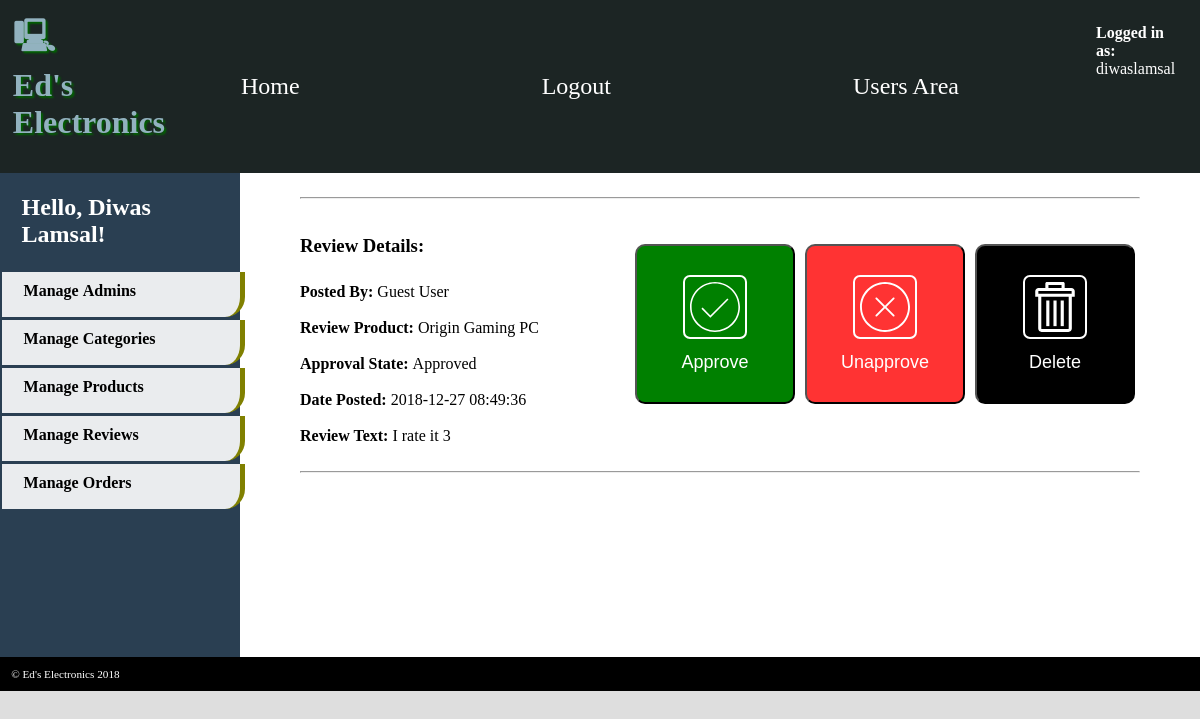
Page /Assignment/Admin/Reviews/viewreviews.php?edit=44 (signed in) on the committed database.
### tables this page shows
CREATE TABLE `users` (
  `user_id` int(5) NOT NULL,
  `fullname` varchar(255) NOT NULL,
  `username` varchar(50) NOT NULL,
  `email` varchar(255) NOT NULL,
  `password` varchar(255) NOT NULL,
  `type` varchar(10) NOT NULL DEFAULT 'customer',
  `notifications` varchar(10) NOT NULL
);

CREATE TABLE `reviews` (
  `review_id` int(5) NOT NULL,
  `user_id` int(5) NOT NULL,
  `product_id` int(5) NOT NULL,
  `review_text` text NOT NULL,
  `date_posted` date NOT NULL,
  `approved` varchar(30) NOT NULL DEFAULT 'no'
);

CREATE TABLE `products` (
  `product_id` int(5) NOT NULL,
  `category_id` int(5) NOT NULL,
  `user_id` int(5) NOT NULL,
  `title` varchar(255) NOT NULL,
  `manufacturer` varchar(255) NOT NULL,
  `price` decimal(10,2) NOT NULL,
  `description` text NOT NULL,
  `image` longblob NOT NULL,
  `featured` varchar(5) NOT NULL DEFAULT 'no',
  `date_posted` datetime NOT NULL
);

### Assignment/Admin/Reviews/viewreviews.php (the view, shortened to what this page needs)
 <?php require '../Divisions/adminheader.php';?>
<?php
  if(isset($_GET['edit'])){
      $stmt = $pdo->prepare('SELECT *, users.fullname, products.title FROM reviews
                              INNER JOIN users ON reviews.user_id = users.user_id
                              INNER JOIN products ON products.product_id = reviews.product_id
                              WHERE review_id = :review_id');
      $arr = ['review_id'=>$_GET['edit']];
      $stmt->execute($arr);
      $review = $stmt->fetch();
  }
?>
<hr>
<a href = "./viewreviews.php?<?php echo 'edit='.$review['review_id'].'&action=delete';?>">
  <button class = "viewButton editButton" style="margin-top:45px; background: black;">
    <img src = "../Images/rubbish-bin.svg" class = "btnImg"><br>Delete</button>
</a>
<a href = "./viewreviews.php?<?php echo 'edit='.$review['review_id'].'&action=unapprove';?>">
  <button class = "viewButton deleteButton" style="margin-top:45px;">
    <img src = "../Images/error.svg" class = "btnImg"><br>Unapprove</button>
</a>
<a href = "./viewreviews.php?<?php echo 'edit='.$review['review_id'].'&action=approve';?>">
  <button class = "viewButton editButton" style="margin-top:45px; background: green;">
    <img src = "../Images/tick-inside-a-circle.svg" class = "btnImg"><br>Approve</button>
</a>
<br>
<br>
  <h3>Review Details: </h3>
  <br>
  <p>
    <b>Posted By: </b><?php echo$review['fullname'];?><br><br>
    <b>Review Product: </b><?php echo$review['title'];?><br><br>
    <b>Approval State: </b><?php if($review['approved']=="yes")echo "Approved"; else echo"Not Approved"; ?><br><br>
    <b>Date Posted: </b><?php echo$review['date_posted'];?><br><br>
    <b>Review Text: </b><?php echo$review['review_text'];?><br><br>
  </p>
<hr>
 <?php
   require '../Divisions/adminsidebar.php';
   require '../../Divisions/footer.php';
 ?>

### Assignment/Admin/Divisions/adminheader.php (shortened to what this page needs)
<?php
  $server = 'localhost';
  $username = 'root';
  $password = '';
  $schema = 'diwas_assignment';
  $pdo = new PDO('mysql:dbname=' . $schema . ';host=' . $server, $username, $password,
								  [PDO::ATTR_ERRMODE => PDO::ERRMODE_EXCEPTION]);
  if(isset($_SESSION['loggedin'])){
		$user = $pdo->prepare('SELECT * FROM users WHERE user_id = :user_id');
    $criteria=[
      'user_id'=>$_SESSION['loggedin']
    ];
    $user->execute($criteria);
    $loggedin = $user->fetch();
  }
?>
<!doctype html>
<html>
	<head>
		<link rel="stylesheet" href="../../Style/electronics.css" type="text/css"/>
    <link rel="stylesheet" href="../Divisions/adminstyle.css" type="text/css"/>
	</head>
	<body>
		<header>
			<h1>Ed's Electronics</h1>
			<ul>
				<li><a href="../Dashboard">Home</a></li>
        <li> <a href = "../../logout.php">Logout</a></li>
        <li><a href = "../../" target= "_blank">Users Area</a></li>
			</ul>
			<address>
				<p><?php
          if(isset($_SESSION['loggedin'])){
            echo'<b>Logged in as:</b> '.$loggedin['username'];
          }?>
			</address>
		</header>
    <main>

### Assignment/Admin/Divisions/adminsidebar.php
</main>
		<aside>
      <div class = "adminSidebar">
        <h1>Hello, <?php if(isset($_SESSION['loggedin']))echo $loggedin['fullname'];?>!</h1>
        <div class = "sidebaroption manageAdmin">
          <a href = "../Admins/manageadministrators.php">Manage&nbsp;Admins</a>
        </div>
        <div class = "sidebaroption manageCategories">
          <a href = "../Categories/managecategories.php">Manage&nbsp;Categories</a>
        </div>
        <div class = "sidebaroption manageProducts">
          <a href = "../Products/manageproducts.php">Manage&nbsp;Products</a>
        </div>
        <div class = "sidebaroption manageReviews">
          <a href = "../Reviews/managereviews.php">Manage&nbsp;Reviews</a>
        </div>
				<div class = "sidebaroption manageOrders">
          <a href = "../Orders/manageorders.php">Manage&nbsp;Orders</a>
        </div>
      </div>
		</aside>

### Assignment/Divisions/footer.php
		<footer>
			&copy; Ed's Electronics 2018
		</footer>
	</body>
</html>

### Assignment/Style/electronics.css (style rules this page uses)
* { margin: 0; padding: 0; }
body { background-color: #DEDEDE; font-family: 'Oxygen-Regular'; display: grid; grid-template-columns: 10% 70% 20%; grid-template-rows: auto; grid-template-areas: "header header header" "img img aside" "main main aside" "footer footer footer"; }
h1 { font-family: 'Audiowide', cursive; margin: 0.4em; }
header h1:before { content: "\1F5B3"; font-family: 'hack'; padding-right: 0.4em; }
header h1 { color: #92B2BF; text-shadow: 2px 2px 2px darkgreen; }
header a { color: white; text-decoration: none; }
header address { float: right; color: white; font-style: normal; padding: 1em; }
main { min-height: 60vh; grid-area: main; padding: 5vw; background-color: white; padding-top: 2vw; }
header { background-color: #1C2524; grid-area: header; }
main h1, main a { color: #92B2BF; }
aside { background-color: #2A3F52; min-height: 20px; grid-area: aside; padding: 1vw; color: white; }
aside a { color: #333; text-decoration: none }
footer { color: white; padding: 1em; background-color: black; font-size: 0.7em; grid-area: footer; }
header { display: grid; grid-template-columns: 10% 80% 10%; }
header ul { align-self: center; display: grid; grid-template-columns: auto auto auto; grid-template-rows: auto; color: white; list-style-type: none; }
header > ul > li { font-size: 1.5em; cursor: pointer; text-align: center; }
h1 { font-weight: bold; margin-bottom: 1em; }
p { margin-top: 0.5em; margin-bottom: 0.5em; }

### Assignment/Admin/Divisions/adminstyle.css (style rules this page uses)
* { margin: 0; padding: 0; }
body { background-color: #DEDEDE; font-family: 'Oxygen-Regular'; display: grid; grid-template-columns: 20% 70% 10%; grid-template-rows: auto; grid-template-areas: "header header header" "aside img img" "aside main main" "footer footer footer"; }
main { min-height: 50vh; }
.adminSidebar .sidebaroption { height: 35px; width: 100%; padding-left: 10%; padding-top: 10px; margin-left: -10px; margin-bottom: 3px; background: rgba(255, 255, 255, 0.9); border-right: 5px solid olive; border-bottom-right-radius: 20px; display: flex; transition: .2s; font-weight: bold; }
.adminSidebar .sidebaroption a { flex: 1; padding-top: 10px; margin-top: -10px; padding-left: 20px; margin-left: -20px; height: 100%; text-decoration: none; color: black; }
.viewButton { font-size: 18px; color: white; float: right; cursor: pointer; transition: .1s; padding: 20px; margin: 5px; margin-top: 10px; width: 160px; height: 160px; background: black; border-radius: 10px; }
.editButton { background: #2D49E3; }
.deleteButton { background: rgba(255, 0, 0, 0.8); }
.btnImg { border-radius: 7px; border: 2px solid white; padding: 5px; margin: auto; margin-bottom: 8px; height: 50px; width: 50px; }

### rows in the picture
users: username "diwaslamsal", fullname "Diwas Lamsal"
reviews: user.fullname "Guest User", product.title "Origin Gaming PC", product.date_posted "2018-12-27 08:49:36", review_text "I rate it 3"
